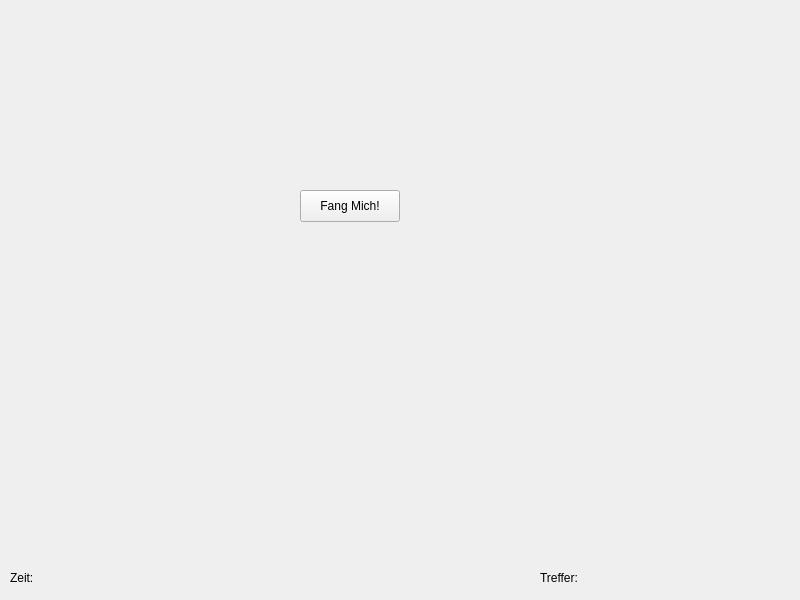
<?xml version="1.0" encoding="UTF-8"?>
<ui version="4.0">
 <class>FangMichSpiel</class>
 <widget class="QMainWindow" name="FangMichSpiel">
  <property name="geometry">
   <rect>
    <x>0</x>
    <y>0</y>
    <width>800</width>
    <height>600</height>
   </rect>
  </property>
  <property name="windowTitle">
   <string>FangMichSpiel</string>
  </property>
  <widget class="QWidget" name="centralwidget">
   <widget class="QPushButton" name="pushButton">
    <property name="geometry">
     <rect>
      <x>300</x>
      <y>190</y>
      <width>100</width>
      <height>32</height>
     </rect>
    </property>
    <property name="text">
     <string>Fang Mich!</string>
    </property>
   </widget>
   <widget class="QLabel" name="timeLabel">
    <property name="geometry">
     <rect>
      <x>10</x>
      <y>570</y>
      <width>251</width>
      <height>16</height>
     </rect>
    </property>
    <property name="text">
     <string>Zeit: </string>
    </property>
   </widget>
   <widget class="QLabel" name="scoreLabel">
    <property name="geometry">
     <rect>
      <x>540</x>
      <y>570</y>
      <width>251</width>
      <height>16</height>
     </rect>
    </property>
    <property name="text">
     <string>Treffer: </string>
    </property>
   </widget>
  </widget>
 </widget>
 <resources/>
 <connections/>
</ui>
